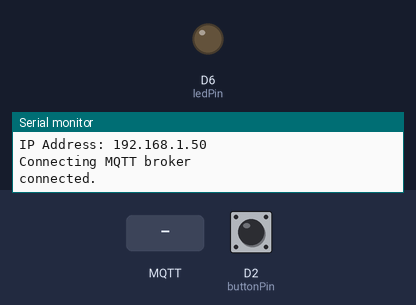
Simulated run of this sketch. Board: Arduino MKR. Shown: output pins drawn as LEDs (lit = HIGH), the last lines printed to the serial monitor. The test bench sets the inputs (shaded band); at power-on: D2 (buttonPin) HIGH. WiFi joins after 1.5 s; servers stay silent unless stated; no MQTT or app messages arrive unless stated.

Above: at 2.7 s.
2.8 s: MQTT message "ON" arrives on the first subscribed topic
At 5.0 s:
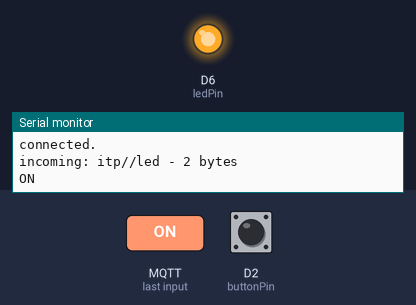
5.3 s: MQTT message "90" arrives on the first subscribed topic
At 7.0 s:
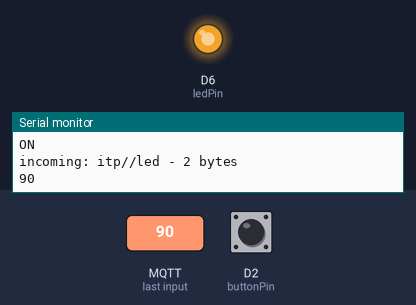
9.4 s: MQTT message "OFF" arrives on the first subscribed topic
At 11.3 s:
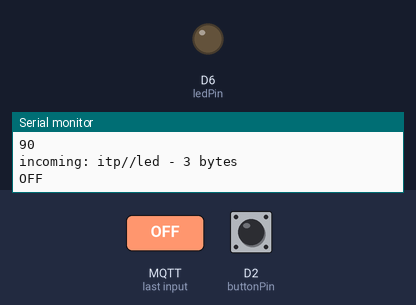
Timing chart, 0 to 12.8 s (numbered marks = the images above; inputs shaded):
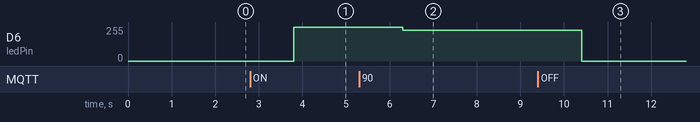

Measured:
- after the input at 2.8 s, D6 (ledPin): 0/255 → 255/255 after 1.0 s
- after the input at 5.3 s, D6 (ledPin): 255/255 → 229/255 after 1.0 s
- after the input at 9.4 s, D6 (ledPin): 229/255 → 0/255 after 1.0 s

The sketch:

MqttButton.ino
```cpp
// ITP Device to Database 2021
// Send button press and data via MQTT
// Control LED via MQTT
//
// WiFiNINA https://www.arduino.cc/en/Reference/WiFiNINA (MKR WiFi 1010)
// Arduino MQTT Client  https://github.com/arduino-libraries/ArduinoMqttClient
//
// Don Coleman

#include <WiFiNINA.h>
#include <ArduinoMqttClient.h>

#include "config.h"

WiFiClient net;
MqttClient mqtt(net);

String buttonTopic = "itp/" + DEVICE_ID + "/button";
String countTopic = "itp/" + DEVICE_ID + "/count";
String ledTopic = "itp/" + DEVICE_ID + "/led";

const int buttonPin = 2;
const int ledPin = LED_BUILTIN;
int count = 0;
int previousButtonValue = HIGH;

void setup() {
  Serial.begin(9600);

  // Wait for a serial connection
  // while (!Serial) { }

  //configure pin 2 as an input and enable the internal pull-up resistor
  pinMode(buttonPin, INPUT_PULLUP);

  // initialize ledPin as an output.
  pinMode(ledPin, OUTPUT);

  Serial.println("Connecting WiFi");
  connectWiFi();

  // define function for incoming MQTT messages
  mqtt.onMessage(messageReceived);
}

void loop() {
  if (WiFi.status() != WL_CONNECTED) {
    connectWiFi();
  }

  if (!mqtt.connected()) {
    connectMQTT();
  }

  // poll for new MQTT messages and send keep alives
  mqtt.poll();

  // read the state of the button pin into a variable
  int buttonValue = digitalRead(buttonPin);

  // see if the value has changed
  if (buttonValue != previousButtonValue) {

    // since we're using the internal pullup resistor
    // HIGH is released and LOW is pressed
    if (buttonValue == LOW) {

      mqtt.beginMessage(buttonTopic);
      mqtt.print("pressed");
      mqtt.endMessage();

      Serial.println("The button is pressed, increasing count.");
      count++;
      mqtt.beginMessage(countTopic);
      mqtt.print(count);
      mqtt.endMessage();
    } else {
      Serial.println("The button is released");
      mqtt.beginMessage(buttonTopic);
      mqtt.print("released");
      mqtt.endMessage();

    }
    previousButtonValue = buttonValue;
  }
}

void connectWiFi() {
  // Check for the WiFi module
  if (WiFi.status() == WL_NO_MODULE) {
    Serial.println("Communication with WiFi module failed!");
    // don't continue
    while (true);
  }

  Serial.print("WiFi firmware version ");
  Serial.println(WiFi.firmwareVersion());

  Serial.print("Attempting to connect to SSID: ");
  Serial.print(WIFI_SSID);
  Serial.print(" ");

  while (WiFi.begin(WIFI_SSID, WIFI_PASSWORD) != WL_CONNECTED) {
    // failed, retry
    Serial.print(".");
    delay(3000);
  }

  Serial.println("Connected to WiFi");
  printWiFiStatus();

}

void connectMQTT() {
  Serial.print("Connecting MQTT broker ");
  Serial.println(MQTT_BROKER);
  mqtt.setId(DEVICE_ID);
  mqtt.setUsernamePassword(MQTT_USER, MQTT_PASSWORD);

  while (!mqtt.connect(MQTT_BROKER, MQTT_PORT)) {
    Serial.print("Connection error ");
    Serial.println(mqtt.connectError());
    Serial.println("Waiting 5 seconds before retrying");
    delay(5000);
    // check the wifi before looping again
    if (WiFi.status() != WL_CONNECTED) {
      connectWiFi();
    }
  }

  mqtt.beginMessage("presence/connected/" + DEVICE_ID);
  mqtt.print(DEVICE_ID);
  mqtt.endMessage();

  mqtt.subscribe(ledTopic);
  Serial.println("connected.");
}

void printWiFiStatus() {
  // print your WiFi IP address:
  IPAddress ip = WiFi.localIP();
  Serial.print("IP Address: ");
  Serial.println(ip);
}

void messageReceived(int messageSize) {
  String topic = mqtt.messageTopic();
  String payload = mqtt.readString();
  Serial.println("incoming: " + topic + " - " + messageSize + " bytes ");
  payload.trim();
  Serial.println(payload);
  if (payload.equalsIgnoreCase("ON")) {
    analogWrite(ledPin, 255);  // need analog write for older firmware
  } else if (payload.equalsIgnoreCase("OFF")) {
    analogWrite(ledPin, LOW);
  } else {
    // see if we have a brightness value
    int percent = payload.toInt();
    // check the range
    if (percent < 0) {
      percent = 0;
    } else if (percent > 100) {
      percent = 100;
    }
    // map brightness of 0 to 100 to 1 byte value 0x00 to 0xFF
    int brightness = map(percent, 0, 100, 0, 255);
    analogWrite(ledPin, brightness);
  }
}
```

config.h
```cpp
const char WIFI_SSID[] = "";
const char WIFI_PASSWORD[] = "";

const char MQTT_BROKER[] = "";
const int MQTT_PORT = 1883;
const char MQTT_USER[] = "";
const char MQTT_PASSWORD[] = "";

const String DEVICE_ID = "";
```
